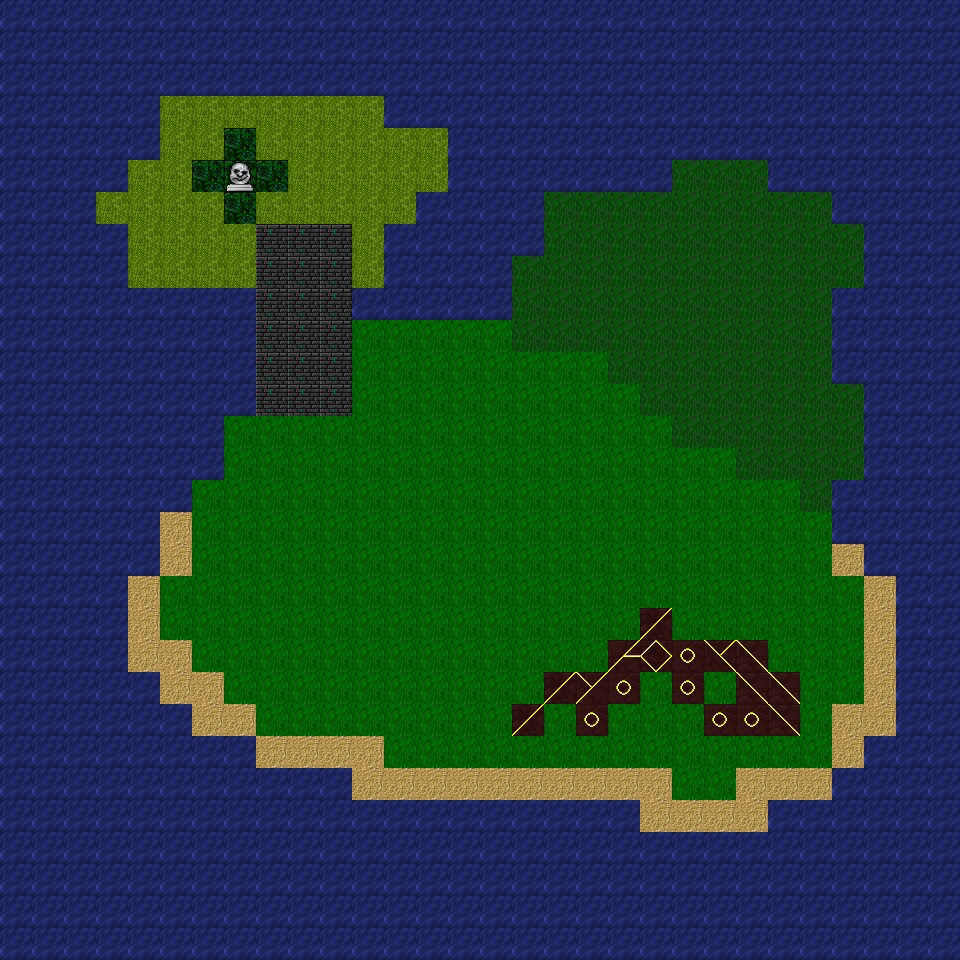

The image is a tile-based game level rendered from a .tmx file. Its description and complete source (layers, tilesets, objects, tile grids) follow:
An orthogonal 30x30 tile map with 32x32 px tiles, 2 tile layers (ManLayer, Collision).

<map version="1.5" tiledversion="1.7.2" orientation="orthogonal" renderorder="right-down" width="30" height="30" tilewidth="32" tileheight="32" infinite="0" nextlayerid="3" nextobjectid="1">
 <tileset firstgid="1" source="TileSet.tsx" />
 <layer id="1" name="ManLayer" width="30" height="30">
  <data encoding="csv">
0,0,0,0,0,0,0,0,0,0,0,0,0,0,0,0,0,0,0,0,0,0,0,0,0,0,0,0,0,0,
0,0,0,0,0,0,0,0,0,0,0,0,0,0,0,0,0,0,0,0,0,0,0,0,0,0,0,0,0,0,
0,0,0,0,0,0,0,0,0,0,0,0,0,0,0,0,0,0,0,0,0,0,0,0,0,0,0,0,0,0,
0,0,0,0,0,282,282,282,282,282,282,282,0,0,0,0,0,0,0,0,0,0,0,0,0,0,0,0,0,0,
0,0,0,0,0,282,282,141,282,282,282,282,282,282,0,0,0,0,0,0,0,0,0,0,0,0,0,0,0,0,
0,0,0,0,282,282,141,143,141,282,282,282,282,282,0,0,0,0,0,0,0,293,293,293,0,0,0,0,0,0,
0,0,0,282,282,282,282,141,282,282,282,282,282,312,0,0,0,293,293,293,293,293,293,293,293,293,0,0,0,0,
0,0,0,0,282,282,282,282,262,262,262,282,312,0,0,0,0,293,293,293,293,293,293,293,293,293,293,0,0,0,
0,0,0,0,282,282,282,282,262,262,262,282,0,0,0,0,293,293,293,293,293,293,293,293,293,293,293,0,0,0,
0,0,0,0,312,312,0,312,262,262,262,0,0,0,0,0,293,293,293,293,293,293,293,293,293,293,0,0,0,0,
0,0,0,0,0,0,0,0,262,262,262,294,294,294,294,294,293,293,293,293,293,293,293,293,293,293,0,0,0,0,
0,0,0,0,0,0,0,0,262,262,262,294,294,294,294,294,294,294,294,293,293,293,293,293,293,293,0,0,0,0,
0,0,0,0,0,0,294,294,262,262,262,294,294,294,294,294,294,294,294,294,293,293,293,293,293,293,293,0,0,0,
0,0,0,0,0,312,294,294,294,294,294,294,294,294,294,294,294,294,294,294,294,293,293,293,293,293,293,0,0,0,
0,0,0,0,312,312,294,294,294,294,294,294,294,294,294,294,294,294,294,294,294,294,294,293,293,293,293,0,0,0,
0,0,0,0,312,312,294,294,294,294,294,294,294,294,294,294,294,294,294,294,294,294,294,294,294,293,0,0,0,0,
0,0,0,0,312,312,294,294,294,294,294,294,294,294,294,294,294,294,294,294,294,294,294,294,294,294,0,0,0,0,
0,0,0,0,312,312,294,294,294,294,294,294,294,294,294,294,294,294,294,294,294,294,294,294,294,294,312,312,0,0,
0,0,0,0,312,294,294,294,294,294,294,294,294,294,294,294,294,294,294,294,294,294,294,294,294,294,294,312,0,0,
0,0,0,0,312,294,294,294,294,294,294,294,294,294,294,294,294,294,294,294,548,294,294,294,294,294,294,312,0,0,
0,0,0,0,312,312,294,294,294,294,294,294,294,294,294,294,294,294,294,544,541,535,561,549,294,294,294,312,0,0,
0,0,0,0,312,312,312,294,294,294,294,294,294,294,294,294,294,548,559,535,294,535,294,549,549,294,294,312,0,0,
0,0,0,0,0,312,312,312,294,294,294,294,294,294,294,294,548,294,535,294,294,294,535,535,549,294,312,312,0,0,
0,0,0,0,0,312,312,312,312,312,312,312,294,294,294,294,294,294,294,294,294,294,294,294,294,294,312,0,0,0,
0,0,0,0,0,0,0,0,0,0,312,312,312,312,312,312,312,312,312,312,312,294,294,312,312,312,312,0,0,0,
0,0,0,0,0,0,0,0,0,0,0,0,0,0,0,0,0,312,312,312,312,312,312,312,312,312,0,0,0,0,
0,0,0,0,0,0,0,0,0,0,0,0,0,0,0,0,0,0,0,0,0,0,0,0,0,0,0,0,0,0,
0,0,0,0,0,0,0,0,0,0,0,0,0,0,0,0,0,0,0,0,0,0,0,0,0,0,0,0,0,0,
0,0,0,0,0,0,0,0,0,0,0,0,0,0,0,0,0,0,0,0,0,0,0,0,0,0,0,0,0,0,
0,0,0,0,0,0,0,0,0,0,0,0,0,0,0,0,0,0,0,0,0,0,0,0,0,0,0,0,0,0
</data>
 </layer>
 <layer id="2" name="Collision" width="30" height="30">
  <data encoding="csv">
269,269,269,269,269,269,269,269,269,269,269,269,269,269,269,269,269,269,269,269,269,269,269,269,269,269,269,269,269,269,
269,269,269,269,269,269,269,269,269,269,269,269,269,269,269,269,269,269,269,269,269,269,269,269,269,269,269,269,269,269,
269,269,269,269,269,269,269,269,269,269,269,269,269,269,269,269,269,269,269,269,269,269,269,269,269,269,269,269,269,269,
269,269,269,269,269,0,0,0,0,0,0,0,269,269,269,269,269,269,269,269,269,269,269,269,269,269,269,269,269,269,
269,269,269,269,269,0,0,0,0,0,0,0,0,0,269,269,269,269,269,269,269,269,269,269,269,269,269,269,269,269,
269,269,269,269,0,0,0,45,0,0,0,0,0,0,269,269,269,269,269,269,269,0,0,0,269,269,269,269,269,269,
269,269,269,0,0,0,0,0,0,0,0,0,0,269,269,269,269,0,0,0,0,0,0,0,0,0,269,269,269,269,
269,269,269,269,0,0,0,0,0,0,0,0,269,269,269,269,269,0,0,0,0,0,0,0,0,0,0,269,269,269,
269,269,269,269,0,0,0,0,0,0,0,0,269,269,269,269,0,0,0,0,0,0,0,0,0,0,0,269,269,269,
269,269,269,269,269,269,269,269,0,0,0,269,269,269,269,269,0,0,0,0,0,0,0,0,0,0,269,269,269,269,
269,269,269,269,269,269,269,269,0,0,0,0,0,0,0,0,0,0,0,0,0,0,0,0,0,0,269,269,269,269,
269,269,269,269,269,269,269,269,0,0,0,0,0,0,0,0,0,0,0,0,0,0,0,0,0,0,269,269,269,269,
269,269,269,269,269,269,269,269,0,0,0,0,0,0,0,0,0,0,0,0,0,0,0,0,0,0,0,269,269,269,
269,269,269,269,269,269,269,0,0,0,0,0,0,0,0,0,0,0,0,0,0,0,0,0,0,0,0,269,269,269,
269,269,269,269,269,269,269,0,0,0,0,0,0,0,0,0,0,0,0,0,0,0,0,0,0,0,0,269,269,269,
269,269,269,269,269,269,0,0,0,0,0,0,0,0,0,0,0,0,0,0,0,0,0,0,0,0,269,269,269,269,
269,269,269,269,269,0,0,0,0,0,0,0,0,0,0,0,0,0,0,0,0,0,0,0,0,0,269,269,269,269,
269,269,269,269,269,0,0,0,0,0,0,0,0,0,0,0,0,0,0,0,0,0,0,0,0,0,0,269,269,269,
269,269,269,269,0,0,0,0,0,0,0,0,0,0,0,0,0,0,0,0,0,0,0,0,0,0,0,0,269,269,
269,269,269,269,0,0,0,0,0,0,0,0,0,0,0,0,0,0,0,0,0,0,0,0,0,0,0,0,269,269,
269,269,269,269,0,0,0,0,0,0,0,0,0,0,0,0,0,0,0,0,0,0,0,0,0,0,0,0,269,269,
269,269,269,269,269,0,0,0,0,0,0,0,0,0,0,0,0,0,0,0,0,0,0,0,0,0,0,0,269,269,
269,269,269,269,269,269,0,0,0,0,0,0,0,0,0,0,0,0,0,0,0,0,0,0,0,0,0,0,269,269,
269,269,269,269,269,269,269,269,0,0,0,0,0,0,0,0,0,0,0,0,0,0,0,0,0,0,0,269,269,269,
269,269,269,269,269,269,269,269,269,269,269,0,0,0,0,0,0,0,0,0,0,0,0,0,0,0,269,269,269,269,
269,269,269,269,269,269,269,269,269,269,269,269,269,269,269,269,269,269,269,269,0,0,0,0,269,269,269,269,269,269,
269,269,269,269,269,269,269,269,269,269,269,269,269,269,269,269,269,269,269,269,269,269,269,269,269,269,269,269,269,269,
269,269,269,269,269,269,269,269,269,269,269,269,269,269,269,269,269,269,269,269,269,269,269,269,269,269,269,269,269,269,
269,269,269,269,269,269,269,269,269,269,269,269,269,269,269,269,269,269,269,269,269,269,269,269,269,269,269,269,269,269,
269,269,269,269,269,269,269,269,269,269,269,269,269,269,269,269,269,269,269,269,269,269,269,269,269,269,269,269,269,269
</data>
 </layer>
</map>
